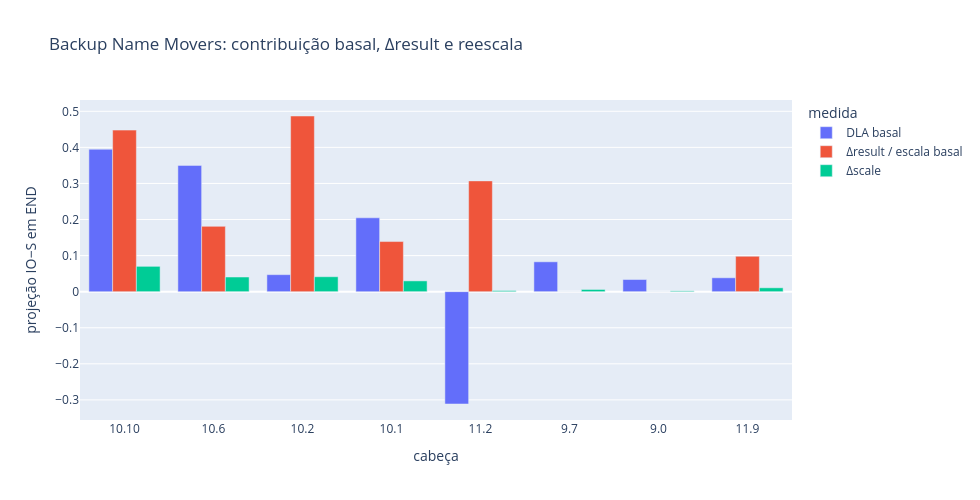
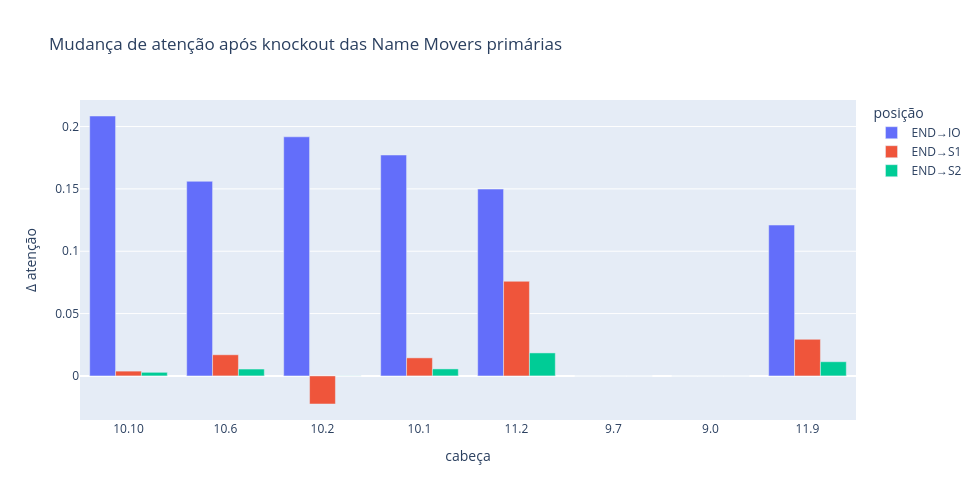

These figures' notebook cell, in order:
### Code cell
# O primeiro gráfico separa contribuição basal, compensação em escala fixa e reescala; o segundo mostra a mudança de atenção.
fig_dla = px.bar(
    plot_rows,
    x="head",
    y="valor",
    color="medida",
    barmode="group",
    title="Backup Name Movers: contribuição basal, Δresult e reescala",
    labels={"valor": "projeção IO−S em END", "head": "cabeça"},
)
fig_dla.update_layout(width=980, height=500)
fig_dla.show()

fig_attention = px.bar(
    attention_rows,
    x="head",
    y="valor",
    color="posição",
    barmode="group",
    title="Mudança de atenção após knockout das Name Movers primárias",
    labels={"valor": "Δ atenção", "head": "cabeça"},
)
fig_attention.update_layout(width=980, height=500)
fig_attention.show()

### Figure 1 — Plotly figure (JSON) as saved in the notebook; plotly's stock layout.template omitted (floating-point values rounded to 4 significant figures)
{"data": [{"alignmentgroup": "True", "hovertemplate": "medida=DLA basal<br>cabeça=%{x}<br>projeção IO−S em END=%{y}<extra></extra>", "legendgroup": "DLA basal", "marker": {"color": "#636efa", "pattern": {"shape": ""}}, "name": "DLA basal", "offsetgroup": "DLA basal", "orientation": "v", "showlegend": true, "textposition": "auto", "type": "bar", "x": ["10.10", "10.6", "10.2", "10.1", "11.2", "9.7", "9.0", "11.9"], "xaxis": "x", "y": [0.3947, 0.3501, 0.04716, 0.2048, -0.3114, 0.08281, 0.03367, 0.03849], "yaxis": "y"}, {"alignmentgroup": "True", "hovertemplate": "medida=Δresult / escala basal<br>cabeça=%{x}<br>projeção IO−S em END=%{y}<extra></extra>", "legendgroup": "Δresult / escala basal", "marker": {"color": "#EF553B", "pattern": {"shape": ""}}, "name": "Δresult / escala basal", "offsetgroup": "Δresult / escala basal", "orientation": "v", "showlegend": true, "textposition": "auto", "type": "bar", "x": ["10.10", "10.6", "10.2", "10.1", "11.2", "9.7", "9.0", "11.9"], "xaxis": "x", "y": [0.4478, 0.181, 0.487, 0.1389, 0.3071, 0.0, 0.0, 0.09818], "yaxis": "y"}, {"alignmentgroup": "True", "hovertemplate": "medida=Δscale<br>cabeça=%{x}<br>projeção IO−S em END=%{y}<extra></extra>", "legendgroup": "Δscale", "marker": {"color": "#00cc96", "pattern": {"shape": ""}}, "name": "Δscale", "offsetgroup": "Δscale", "orientation": "v", "showlegend": true, "textposition": "auto", "type": "bar", "x": ["10.10", "10.6", "10.2", "10.1", "11.2", "9.7", "9.0", "11.9"], "xaxis": "x", "y": [0.07021, 0.04061, 0.04141, 0.02989, 0.002958, 0.006099, 0.002219, 0.0107], "yaxis": "y"}], "layout": {"barmode": "group", "height": 500, "legend": {"title": {"text": "medida"}, "tracegroupgap": 0}, "title": {"text": "Backup Name Movers: contribuição basal, Δresult e reescala"}, "width": 980, "xaxis": {"anchor": "y", "domain": [0, 1], "title": {"text": "cabeça"}}, "yaxis": {"anchor": "x", "domain": [0, 1], "title": {"text": "projeção IO−S em END"}}}}

### Figure 2 — Plotly figure (JSON) as saved in the notebook; plotly's stock layout.template omitted (floating-point values rounded to 4 significant figures)
{"data": [{"alignmentgroup": "True", "hovertemplate": "posição=END→IO<br>cabeça=%{x}<br>Δ atenção=%{y}<extra></extra>", "legendgroup": "END→IO", "marker": {"color": "#636efa", "pattern": {"shape": ""}}, "name": "END→IO", "offsetgroup": "END→IO", "orientation": "v", "showlegend": true, "textposition": "auto", "type": "bar", "x": ["10.10", "10.6", "10.2", "10.1", "11.2", "9.7", "9.0", "11.9"], "xaxis": "x", "y": [0.2085, 0.1561, 0.1918, 0.1772, 0.1498, 0.0, 0.0, 0.121], "yaxis": "y"}, {"alignmentgroup": "True", "hovertemplate": "posição=END→S1<br>cabeça=%{x}<br>Δ atenção=%{y}<extra></extra>", "legendgroup": "END→S1", "marker": {"color": "#EF553B", "pattern": {"shape": ""}}, "name": "END→S1", "offsetgroup": "END→S1", "orientation": "v", "showlegend": true, "textposition": "auto", "type": "bar", "x": ["10.10", "10.6", "10.2", "10.1", "11.2", "9.7", "9.0", "11.9"], "xaxis": "x", "y": [0.003846, 0.01696, -0.02252, 0.01448, 0.0759, 0.0, 0.0, 0.02934], "yaxis": "y"}, {"alignmentgroup": "True", "hovertemplate": "posição=END→S2<br>cabeça=%{x}<br>Δ atenção=%{y}<extra></extra>", "legendgroup": "END→S2", "marker": {"color": "#00cc96", "pattern": {"shape": ""}}, "name": "END→S2", "offsetgroup": "END→S2", "orientation": "v", "showlegend": true, "textposition": "auto", "type": "bar", "x": ["10.10", "10.6", "10.2", "10.1", "11.2", "9.7", "9.0", "11.9"], "xaxis": "x", "y": [0.002889, 0.005516, 8.147e-05, 0.00561, 0.01844, 0.0, 0.0, 0.01138], "yaxis": "y"}], "layout": {"barmode": "group", "height": 500, "legend": {"title": {"text": "posição"}, "tracegroupgap": 0}, "title": {"text": "Mudança de atenção após knockout das Name Movers primárias"}, "width": 980, "xaxis": {"anchor": "y", "domain": [0, 1], "title": {"text": "cabeça"}}, "yaxis": {"anchor": "x", "domain": [0, 1], "title": {"text": "Δ atenção"}}}}
